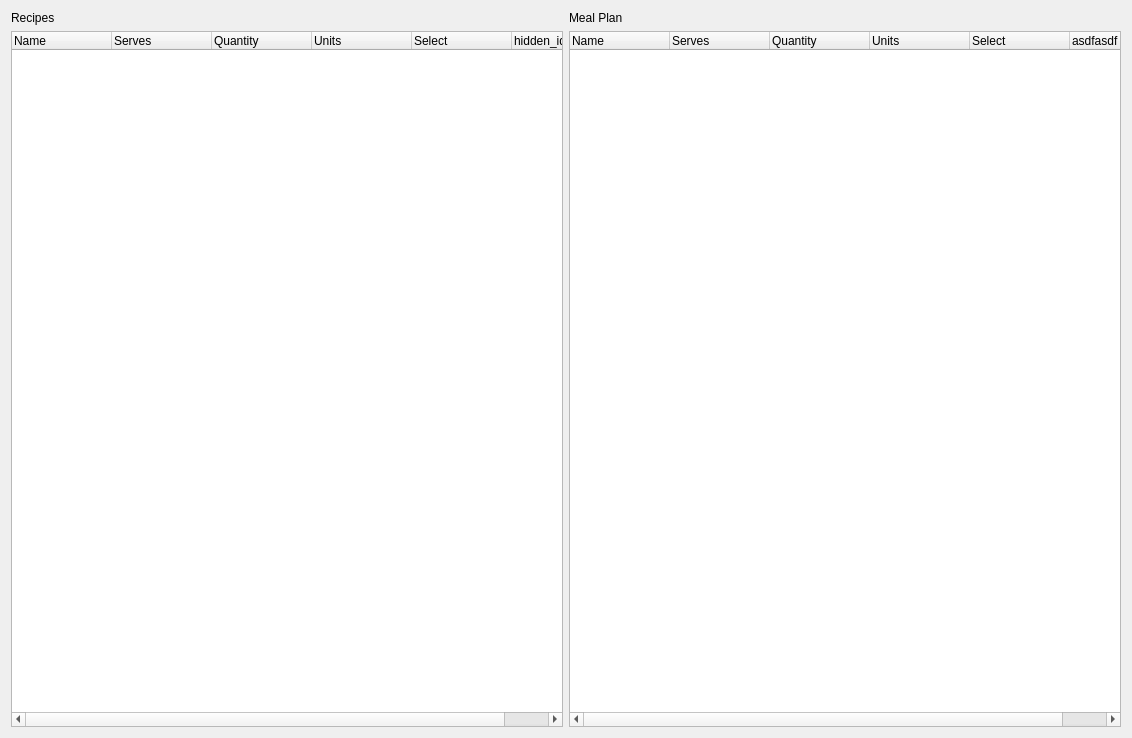
<?xml version="1.0" encoding="UTF-8"?>
<ui version="4.0">
 <class>MealPlanWidget</class>
 <widget class="QWidget" name="MealPlanWidget">
  <property name="geometry">
   <rect>
    <x>0</x>
    <y>0</y>
    <width>1132</width>
    <height>738</height>
   </rect>
  </property>
  <property name="windowTitle">
   <string>Form</string>
  </property>
  <layout class="QGridLayout" name="gridLayout">
   <item row="0" column="1">
    <widget class="QLabel" name="label_2">
     <property name="text">
      <string>Meal Plan</string>
     </property>
    </widget>
   </item>
   <item row="1" column="0">
    <widget class="QTreeWidget" name="recipe_tree">
     <column>
      <property name="text">
       <string>Name</string>
      </property>
     </column>
     <column>
      <property name="text">
       <string>Serves</string>
      </property>
     </column>
     <column>
      <property name="text">
       <string>Quantity</string>
      </property>
     </column>
     <column>
      <property name="text">
       <string>Units</string>
      </property>
     </column>
     <column>
      <property name="text">
       <string>Select</string>
      </property>
     </column>
     <column>
      <property name="text">
       <string>hidden_id</string>
      </property>
     </column>
    </widget>
   </item>
   <item row="0" column="0">
    <widget class="QLabel" name="label">
     <property name="text">
      <string>Recipes</string>
     </property>
    </widget>
   </item>
   <item row="1" column="1">
    <widget class="QTreeWidget" name="meal_plan_tree">
     <column>
      <property name="text">
       <string>Name</string>
      </property>
     </column>
     <column>
      <property name="text">
       <string>Serves</string>
      </property>
     </column>
     <column>
      <property name="text">
       <string>Quantity</string>
      </property>
     </column>
     <column>
      <property name="text">
       <string>Units</string>
      </property>
     </column>
     <column>
      <property name="text">
       <string>Select</string>
      </property>
     </column>
     <column>
      <property name="text">
       <string>asdfasdf</string>
      </property>
     </column>
    </widget>
   </item>
  </layout>
 </widget>
 <resources/>
 <connections/>
</ui>
